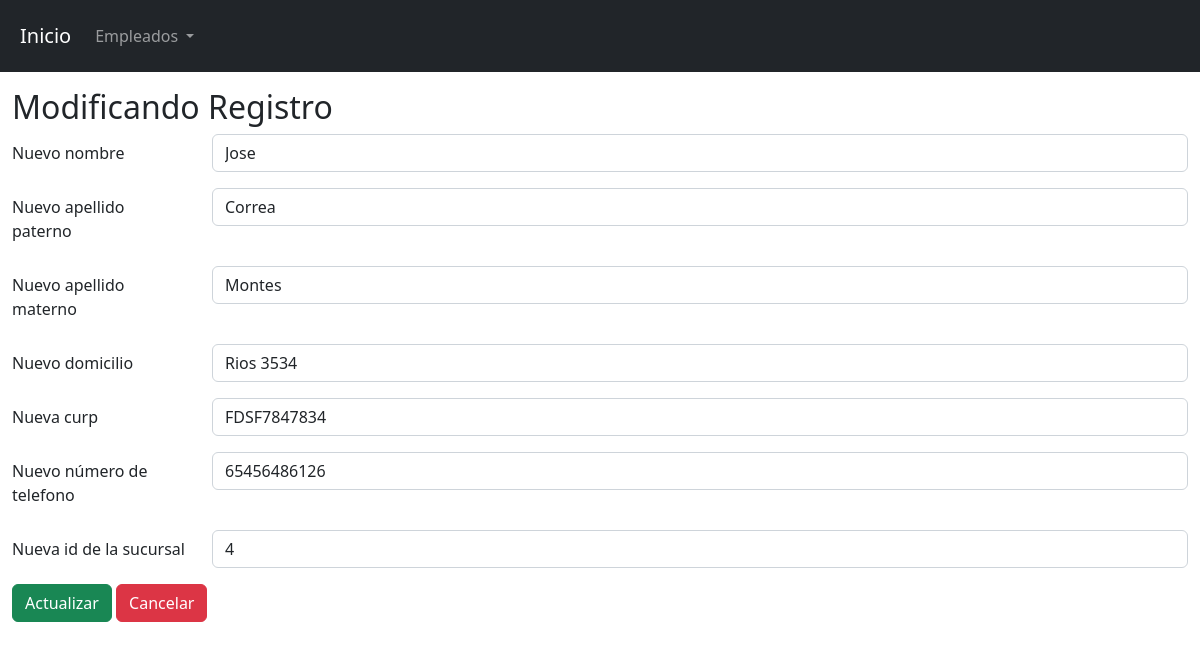
Page /view/username/edit.php?id=2 on the committed database.
### tables this page shows
CREATE TABLE `tbl_empleado` (
  `Id` int(11) NOT NULL,
  `Nombre` varchar(50) NOT NULL,
  `ApellidoPaterno` varchar(50) NOT NULL,
  `ApellidoMaterno` varchar(50) NOT NULL,
  `Domicilio` varchar(100) NOT NULL,
  `Curp` varchar(50) NOT NULL,
  `NumeroDeTelefono` varchar(50) NOT NULL,
  `IdSucursal` int(50) NOT NULL
);

### config/db.php (called while the page is built)
<?php
    class db{
        private $host= "localhost";
        private $dbname="bd_cmdcars";
        private $user="root";
        private $password="";
        public function conexion(){
            try{
                $PDO = new PDO("mysql:host=".$this->host.";dbname=".$this->dbname,$this->user,$this->password);
                return $PDO;
            }catch(PDOException $e){
                return $e->getMessage();
            }
        }
    }
?>

### controller/usernameController.php (called while the page is built, shortened)
<?php
    class empleadoControlador{
        private $model;
        public function __construct()
        {
            require_once("C:/xampp/htdocs/proyecto/model/usernameModel.php");
            $this->model = new empleadoModelo();
        }
        public function show($id){
            return ($this->model->show($id) != false) ? $this->model->show($id) : header("Location:index.php");
        }
    }
?>

### model/usernameModel.php (called while the page is built, shortened)
<?php
    class empleadoModelo{
        private $PDO;
        public function __construct()
        {
            require_once("C:/xampp/htdocs/proyecto/config/db.php");
            $con = new db();
            $this->PDO = $con->conexion();
        }
        public function show($id){
            $stament = $this->PDO->prepare("SELECT * FROM tbl_empleado where Id = :Id limit 1");
            $stament->bindParam(":Id",$id);
            return ($stament->execute()) ? $stament->fetch() : false ;
        }
    }
?>

### view/username/edit.php (the view, shortened to what this page needs)
<?php
    require_once("C:/xampp/htdocs/proyecto/view/head/head.php");
    require_once("C:/xampp/htdocs/proyecto/controller/usernameController.php");
    $envio = new empleadoControlador();
    $user = $envio->show($_GET['id']);
?>
  <form action="update.php" method="post" autocomplete="off">
    <h2>Modificando Registro</h2>
    <div class="mb-3 row">
        <label for="inputPassword" class="col-sm-2 col-form-label">Nuevo nombre</label>
        <div class="col-sm-10">
        <input type="text" name="nuevo_nombre"  class="form-control" id="inputPassword" value="<?= $user[1]?>">
        </div>
    </div>
    <div class="mb-3 row">
        <label for="inputPassword" class="col-sm-2 col-form-label">Nuevo apellido paterno</label>
        <div class="col-sm-10">
            <input type="text" name="nuevo_appa" class="form-control" id="inputPassword" value="<?= $user[2]?>">
        </div>
    </div>
    <div class="mb-3 row">
        <label for="inputPassword" class="col-sm-2 col-form-label">Nuevo apellido materno</label>
        <div class="col-sm-10">
        <input type="text" name="nuevo_amma"  class="form-control" id="inputPassword" value="<?= $user[3]?>">
        </div>
    </div>
    <div class="mb-3 row">
        <label for="inputPassword" class="col-sm-2 col-form-label">Nuevo domicilio</label>
        <div class="col-sm-10">
            <input type="text" name="nuevo_dom" class="form-control" id="inputPassword" value="<?= $user[4]?>">
        </div>
    </div>
    <div class="mb-3 row">
        <label for="inputPassword" class="col-sm-2 col-form-label">Nueva curp</label>
        <div class="col-sm-10">
        <input type="text" name="nuevo_curp"  class="form-control" id="inputPassword" value="<?= $user[5]?>">
        </div>
    </div>
    <div class="mb-3 row">
        <label for="inputPassword" class="col-sm-2 col-form-label">Nuevo número de telefono</label>
        <div class="col-sm-10">
            <input type="text" name="nuevo_num" class="form-control" id="inputPassword" value="<?= $user[6]?>">
        </div>
    </div>
    <div class="mb-3 row">
        <label for="inputPassword" class="col-sm-2 col-form-label">Nueva id de la sucursal</label>
        <div class="col-sm-10">
            <input type="text" name="nuevo_suc" class="form-control" id="inputPassword" value="<?= $user[7]?>">
        </div>
    </div>
    <div>
        <input type="submit" class="btn btn-success" value="Actualizar">
        <a class="btn btn-danger" href="show.php?id=<?= $user[0]?>">Cancelar</a>
    </div>
  </form>
<?php
    require_once("C:/xampp/htdocs/proyecto/view/head/footer.php");
?>

### rows in the picture
tbl_empleado: nuevo_nombre "Jose", nuevo_appa "Correa", nuevo_amma "Montes", nuevo_dom "Rios 3534", nuevo_curp "FDSF7847834", nuevo_num "65456486126", nuevo_suc "4"
